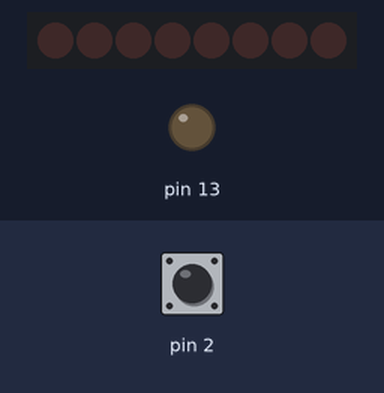
Bench run of a sketch on a simulated Arduino Uno, built with avr-gcc and run on an emulated ATmega328P. Parts: 8 shift-register outputs drawn as a row of LEDs (first output left, lit = HIGH), output pins drawn as LEDs (lit = HIGH). Wiring (inferred from the names in the program): shift register (74HC595): data pin 4; shift clock pin 6; latch pin 5. Wiring (inferred from the signals the program sends): row of LEDs: on Q0, Q1, Q2, Q3, Q4, Q5, Q6, Q7. Dashed ring = blinking. Inputs (shaded band) come from the test bench; at power-on: pin 2 LOW. Pins used as bus, display or sensor lines are not drawn.

Above: at 1.2 s.
1.3 s: pin 2 pulsed HIGH 2 times (0.12 s each, 0.3 s apart)
At 2.2 s:
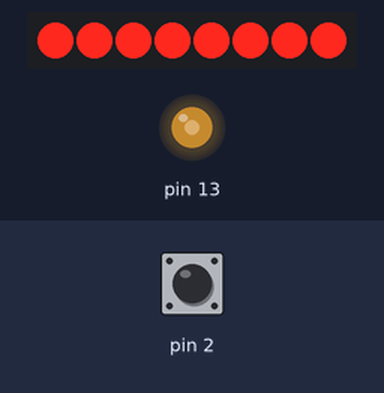
4.3 s: pin 2 driven HIGH
At 5.37 s:
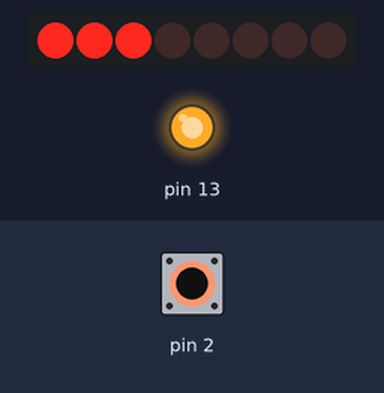
7.3 s: pin 2 driven LOW
At 8.14 s:
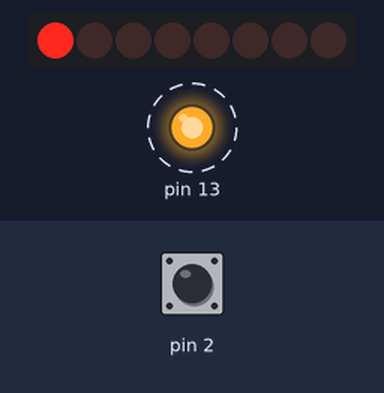
10.3 s: pin 2 driven HIGH
At 10.64 s:
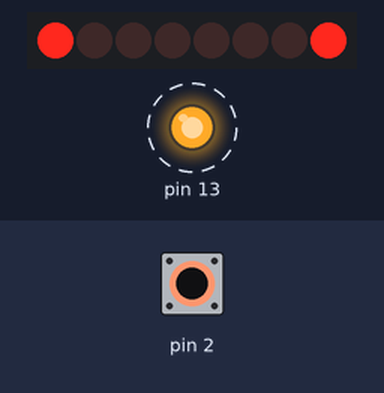
13.3 s: pin 2 pulsed LOW 5 times (0.12 s each, 0.3 s apart)
19.5 s: pin 2 driven LOW
At 20.3 s:
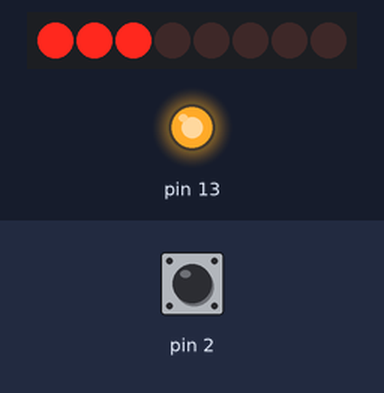
Timing chart, 0 to 25.1 s (numbered marks = the images above; inputs shaded):
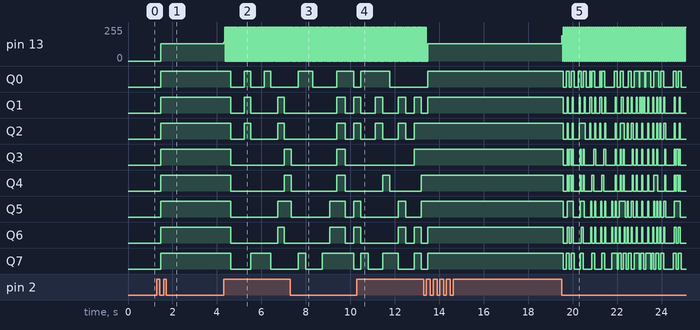

Measured:
- after the input at 1.3 s, pin 13: 0/255 → 129/255 after 0.16 s; Q0–7: LOW → HIGH after 0.16 s
- after the input at 4.3 s, pin 13: 129/255 → 139/255 at once, then repeats every 0.05 s: 255/255 0.02 s, 0/255 0.02 s; Q0: alternates HIGH for 0.30 s and LOW for 0.60 s, starting after 0.32 s
- after the input at 19.5 s, pin 13: 129/255 → 191/255 at once, then repeats every 0.07 s: 0/255 0.03 s, 255/255 0.04 s; Q5: HIGH → LOW after 0.09 s, → HIGH 0.18 s later, → LOW 0.26 s later, → HIGH 0.31 s later, … (39 changes in this stretch)

The sketch:

RadLicht.ino
```cpp
//Pin connected to ST_CP of 74HC595
int latchPin = 5;
//Pin connected to SH_CP of 74HC595
int clockPin = 6;
////Pin connected to DS of 74HC595
int dataPin = 4;

#include "radlichttext.h";

volatile unsigned long last_time;
volatile unsigned long time;
volatile byte step;
//byte steps;
volatile unsigned long millis_per_step;
volatile unsigned int period_millis;
volatile unsigned int triggers;
void trigger () {

  last_time = time;
  time = millis();
  if (last_time == 0)
    return;

  period_millis = time - last_time;

  if (period_millis < 100) {
    time = last_time;
    return;
  }

  step = 0;
  millis_per_step = period_millis / steps;

  triggers++;
}


void setup() {
  triggers = 0;
  time = last_time = 0;
  attachInterrupt(0, trigger, CHANGE); // pin 2
  pinMode(13, OUTPUT);


  // DEBUG
  //millis_per_step = 10;
  //time = last_time = 1;

  //Serial.begin(9600);
  //Serial.println("hello");

  //set pins to output because they are addressed in the main loop
  pinMode(latchPin, OUTPUT);
  pinMode(clockPin, OUTPUT);
  pinMode(dataPin, OUTPUT);
}


void loop() {
  if (time == 0) return;
  if (last_time == 0) return;


  //count up routine
  /*
    for (int j = 0; j < 256; j++) {
    //ground latchPin and hold low for as long as you are transmitting
    digitalWrite(latchPin, LOW);
    shiftOut(dataPin, clockPin, LSBFIRST, j);
    //return the latch pin high to signal chip that it
    //no longer needs to listen for information
    digitalWrite(latchPin, HIGH);
    delay(500);
    }
  */
  /*
    theval++;
    digitalWrite(latchPin, LOW);
    shiftOut(dataPin, clockPin, LSBFIRST, theval);
    digitalWrite(latchPin, HIGH);
    delay(50);
  */
  //Serial.println(millis_per_step);
  //Serial.println(radlichttext[step]);
  if (step >= steps) {
    step = 0;
    //Serial.println(period_millis);
  }

  digitalWrite(latchPin, LOW);
  shiftOut(dataPin, clockPin, MSBFIRST, radlichttext[step]);
  //shiftOut(dataPin, clockPin, LSBFIRST, B11111111);
  digitalWrite(latchPin, HIGH);


  //analogWrite(11, i*5);
  //Serial.println(triggers);
  digitalWrite(13, digitalRead(13) ^ 1);
  delay(millis_per_step);
  step++;

}
```

radlichttext.h
```cpp
byte steps = 109;
byte radlichttext[] = {
  B00000000,
  B00000000,
  B00000000,
  B00000000,
  B00000000,
  B00000000,


  // M 8
  B10000001,
  B11111111,
  B11100001,
  B00111000,
  B00111000,
  B11100001,
  B11111111,
  B10000001,

  B00000000,
  B00000000,
  B00000000,
  B00000000,

  //A  8
  B00000001,
  B00000111,
  B10111101,
  B11100100,
  B11100100,
  B00111101,
  B00000111,
  B00000001,

  B00000000,
  B00000000,
  B00000000,
  B00000000,

  // S 6
  B00000111,
  B01100010,
  B10010001,
  B10010001,
  B10001001,
  B01101110,

  B00000000,
  B00000000,
  B00000000,
  B00000000,

  // S 6
  B00000111,
  B01100010,
  B10010001,
  B10010001,
  B10001001,
  B01101110,

  B00000000,
  B00000000,
  B00000000,
  B00000000,
  B00000000,
  B00000000,


  // L 6 kopfueber rueckwaerts
  B11100000,
  B10000000,
  B10000000,
  B10000001,
  B11111111,
  B10000001,

  B00000000,

  //A 8 kopfueber
  B10000000,
  B11100000,
  B10111101,
  B00100111,
  B00100111,
  B10111100,
  B11100000,
  B10000000,

  B00000000,

  // C 6 kopfueber rueckwaerts
  B01100110,
  B10000001,
  B10000001,
  B10000001,
  B01100110,
  B00111100,

  B00000000,

  // I 5
  B10000001,
  B10000001,
  B11111111,
  B10000001,
  B10000001,

  B00000000,

  // T 5 kopfueber
  B00000011,
  B10000001,
  B11111111,
  B10000001,
  B00000011,

  B00000000,

  // I 5
  B10000001,
  B10000001,
  B11111111,
  B10000001,
  B10000001,

  B00000000,

  // R 7 kopfueber rueckwaerts
  B10000000,
  B11001110,
  B00110001,
  B00010001,
  B10010001,
  B11111111,
  B10000001,

  B00000000,

  // C 6 kopfueber rueckwaerts
  B01100110,
  B10000001,
  B10000001,
  B10000001,
  B01100110,
  B00111100,

  B00000000,
  B00000000
};


/*
  // M 8 kopfueber
  B10000001,
  B11111111,
  B10000111,
  B00011100,
  B00011100,
  B10000111,
  B11111111,
  B10000001,
  //A 8 kopfueber
  B10000000,
  B11100000,
  B10111101,
  B00100111,
  B00100111,
  B10111100,
  B11100000,
  B10000000,
  // S 6 kopfueber
  B11100000,
  B01000110,
  B10001001,
  B10001001,
  B10010001,
  B01110110,

  // M 8
  B10000001,
  B11111111,
  B11100001,
  B00111000,
  B00111000,
  B11100001,
  B11111111,
  B10000001,
  //A 8
  B00000001,
  B00000111,
  B10111101,
  B11100100,
  B11100100,
  B00111101,
  B00000111,
  B00000001,
  // S 6
  B00000111,
  B01100010,
  B10010001,
  B10010001,
  B10001001,
  B01101110,


  // C kopfueber 6
  B00111100,
  B01100110,
  B10000001,
  B10000001,
  B10000001,
  B01100110,

  // R kopfueber 7
  B10000001,
  B11111111,
  B10010001,
  B00010001,
  B00110001,
  B11001110,
  B10000000,

  // I 5
  B10000001,
  B10000001,
  B11111111,
  B10000001,
  B10000001,

  // T kopfueber 5
  B00000011,
  B10000001,
  B11111111,
  B10000001,
  B00000011,

  // L kopfueber 6
  B10000001,
  B11111111,
  B10000001,
  B10000000,
  B10000000,
  B11100000,

  // C 6 kopfueber rueckwaerts
  B01100110,
  B10000001,
  B10000001,
  B10000001,
  B01100110,
  B00111100,

  // R 7 kopfueber rueckwaerts
  B10000000,
  B11001110,
  B00110001,
  B00010001,
  B10010001,
  B11111111,
  B10000001,


  // L 6 kopfueber rueckwaerts
  B11100000,
  B10000000,
  B10000000,
  B10000001,
  B11111111,
  B10000001,

*/
```
